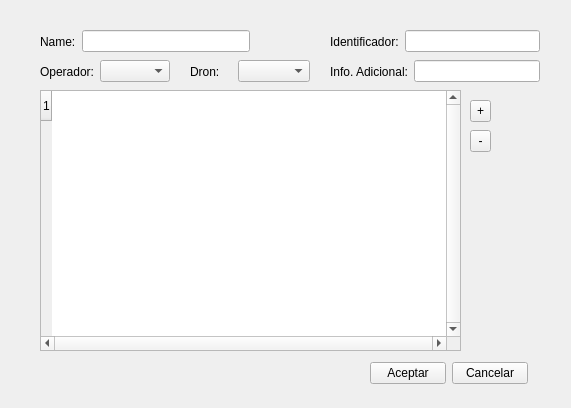
<?xml version="1.0" encoding="UTF-8"?>
<ui version="4.0">
 <class>case_form</class>
 <widget class="QWidget" name="case_form">
  <property name="geometry">
   <rect>
    <x>0</x>
    <y>0</y>
    <width>571</width>
    <height>408</height>
   </rect>
  </property>
  <property name="windowTitle">
   <string>Form</string>
  </property>
  <widget class="QWidget" name="layoutWidget">
   <property name="geometry">
    <rect>
     <x>330</x>
     <y>60</y>
     <width>210</width>
     <height>23</height>
    </rect>
   </property>
   <layout class="QHBoxLayout" name="horizontalLayout_6">
    <item>
     <widget class="QLabel" name="add_info_label">
      <property name="text">
       <string>Info. Adicional:</string>
      </property>
     </widget>
    </item>
    <item>
     <widget class="QLineEdit" name="add_info_input"/>
    </item>
   </layout>
  </widget>
  <widget class="QTableWidget" name="case_visor">
   <property name="geometry">
    <rect>
     <x>40</x>
     <y>90</y>
     <width>421</width>
     <height>261</height>
    </rect>
   </property>
   <property name="verticalScrollBarPolicy">
    <enum>Qt::ScrollBarAlwaysOn</enum>
   </property>
   <property name="horizontalScrollBarPolicy">
    <enum>Qt::ScrollBarAlwaysOn</enum>
   </property>
   <property name="rowCount">
    <number>1</number>
   </property>
   <row/>
  </widget>
  <widget class="QToolButton" name="add_step">
   <property name="geometry">
    <rect>
     <x>470</x>
     <y>100</y>
     <width>21</width>
     <height>22</height>
    </rect>
   </property>
   <property name="text">
    <string>+</string>
   </property>
  </widget>
  <widget class="QToolButton" name="remove_step">
   <property name="geometry">
    <rect>
     <x>470</x>
     <y>130</y>
     <width>21</width>
     <height>22</height>
    </rect>
   </property>
   <property name="text">
    <string>-</string>
   </property>
  </widget>
  <widget class="QWidget" name="layoutWidget">
   <property name="geometry">
    <rect>
     <x>370</x>
     <y>360</y>
     <width>158</width>
     <height>26</height>
    </rect>
   </property>
   <layout class="QHBoxLayout" name="horizontalLayout_5">
    <item>
     <widget class="QPushButton" name="accept_case">
      <property name="text">
       <string>Aceptar</string>
      </property>
     </widget>
    </item>
    <item>
     <widget class="QPushButton" name="cancel_case">
      <property name="text">
       <string>Cancelar</string>
      </property>
     </widget>
    </item>
   </layout>
  </widget>
  <widget class="QWidget" name="layoutWidget">
   <property name="geometry">
    <rect>
     <x>190</x>
     <y>60</y>
     <width>120</width>
     <height>23</height>
    </rect>
   </property>
   <layout class="QHBoxLayout" name="horizontalLayout_2">
    <item>
     <widget class="QLabel" name="dron_label">
      <property name="text">
       <string>Dron:</string>
      </property>
     </widget>
    </item>
    <item>
     <widget class="QComboBox" name="dron_combo"/>
    </item>
   </layout>
  </widget>
  <widget class="QWidget" name="layoutWidget">
   <property name="geometry">
    <rect>
     <x>40</x>
     <y>30</y>
     <width>210</width>
     <height>23</height>
    </rect>
   </property>
   <layout class="QHBoxLayout" name="horizontalLayout_4">
    <item>
     <widget class="QLabel" name="case_name_label">
      <property name="text">
       <string>Name:</string>
      </property>
     </widget>
    </item>
    <item>
     <widget class="QLineEdit" name="case_name_input"/>
    </item>
   </layout>
  </widget>
  <widget class="QWidget" name="layoutWidget">
   <property name="geometry">
    <rect>
     <x>40</x>
     <y>60</y>
     <width>130</width>
     <height>23</height>
    </rect>
   </property>
   <layout class="QHBoxLayout" name="horizontalLayout_3">
    <item>
     <widget class="QLabel" name="operator_label">
      <property name="text">
       <string>Operador:</string>
      </property>
     </widget>
    </item>
    <item>
     <widget class="QComboBox" name="operator_combo"/>
    </item>
   </layout>
  </widget>
  <widget class="QWidget" name="layoutWidget_2">
   <property name="geometry">
    <rect>
     <x>330</x>
     <y>30</y>
     <width>210</width>
     <height>23</height>
    </rect>
   </property>
   <layout class="QHBoxLayout" name="horizontalLayout_11">
    <item>
     <widget class="QLabel" name="case_id_label">
      <property name="text">
       <string>Identificador:</string>
      </property>
     </widget>
    </item>
    <item>
     <widget class="QLineEdit" name="case_id_input"/>
    </item>
   </layout>
  </widget>
 </widget>
 <resources/>
 <connections/>
</ui>
